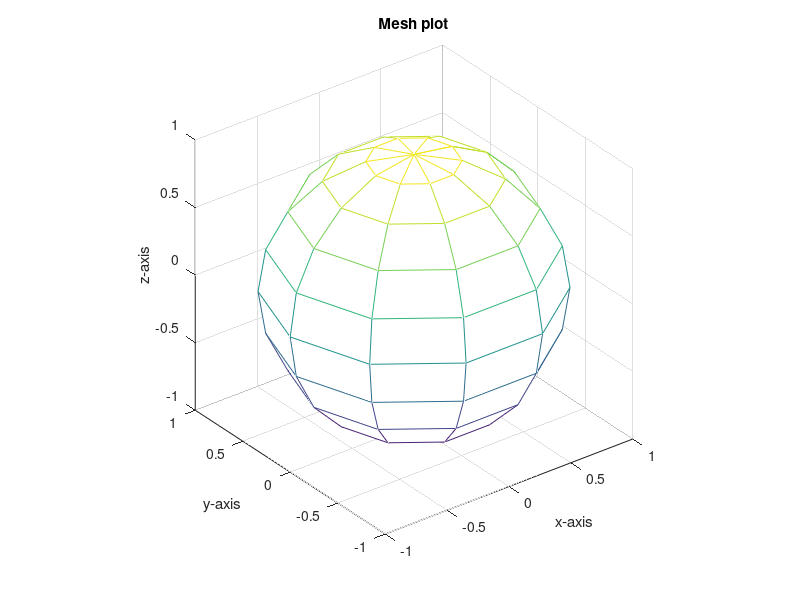

The MATLAB source for this figure:
n = 10;
[x,y,z] = sphere(n);
mesh(x,y,z)
title('Mesh plot');
axis('equal')
xlabel('x-axis')
ylabel('y-axis')
zlabel('z-axis')
